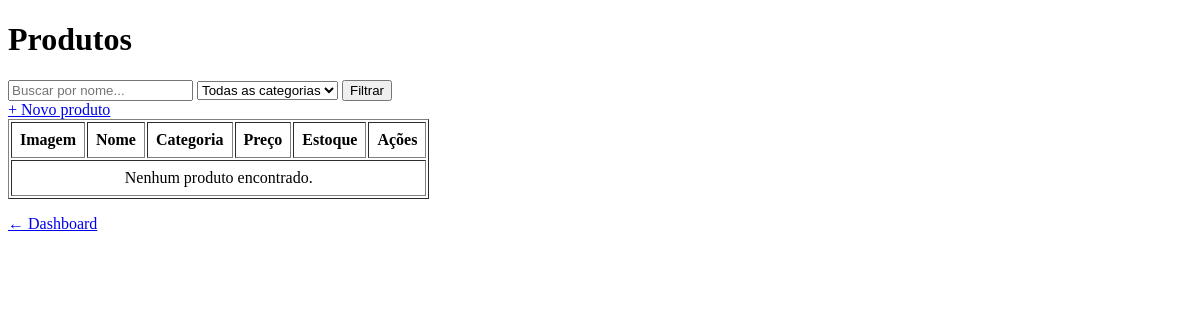
Page /produtos/ (signed in) on the earlier database version.
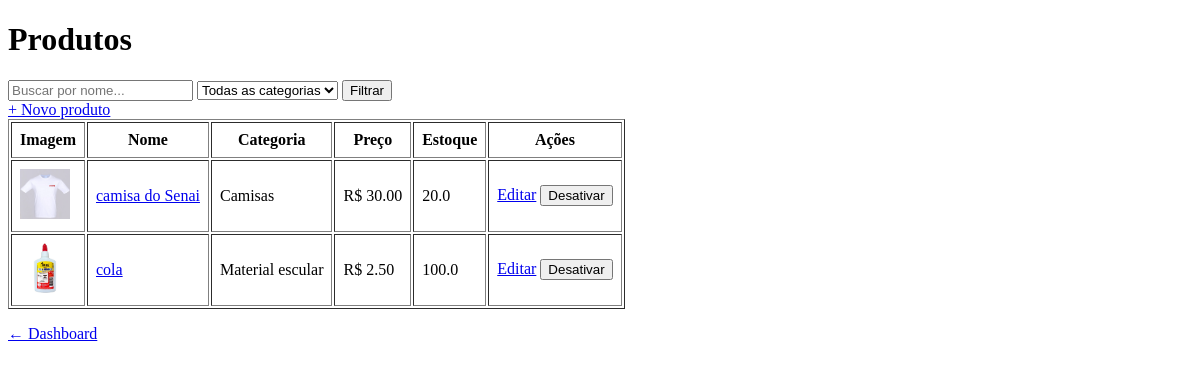
Same page on the later database version.
### app/models/produto.py (models this page shows, shortened)
class Produto(Base):
    __tablename__ = "produtos"
    id = Column(Integer, primary_key=True, autoincrement=True, index=True)
    nome = Column(String(150), nullable=False, index=True)
    preco = Column(Float, nullable=False, default=0.0)
    estoque_atual = Column(Float, nullable=False, default=0)
    ativo = Column(Boolean, default=True)
    imagem_path = Column(String(255), nullable=True)
    categoria_id = Column(Integer, ForeignKey("categorias.id", ondelete="SET NULL"), nullable=True)
    categoria = relationship("Categoria", back_populates="produtos")

### app/models/categoria.py (models this page shows)
class Categoria(Base):
    __tablename__ = "categorias"
    id = Column(Integer, primary_key=True, autoincrement=True, index=True)
    nome = Column(String(100), nullable=False, unique=True)
    ativo = Column(Boolean, default=True)
    produtos = relationship("Produto", back_populates="categoria", lazy="select")

### app/controllers/produto_controller.py (the view)
@router.get("/")
def listar_produtos(
    request: Request,
    busca: str = "",
    categoria_id: int = 0,       # 0 = todas as categorias
    db: Session = Depends(get_db),
    usuario = Depends(get_usuario_logado)
):
    query = db.query(Produto).filter(Produto.ativo == True)
    if busca:
        query = query.filter(Produto.nome.ilike(f"%{busca}%"))
    if categoria_id:
        query = query.filter(Produto.categoria_id == categoria_id)
    produtos    = query.order_by(Produto.nome).all()
    categorias  = db.query(Categoria).filter(Categoria.ativo == True).all()
    return templates.TemplateResponse(
        request,
        "produtos/index.html",
        {
            "request":      request,
            "usuario":      usuario,
            "produtos":     produtos,
            "categorias":   categorias,
            "busca":        busca,
            "categoria_id": categoria_id,
        }
    )

### app/templates/produtos/index.html (shortened to what this page needs)
<!DOCTYPE html>
<html lang="pt-br">
<head>
</head>
<body>
    <h1>Produtos</h1>
    <form method="get" action="/produtos">
        <input  type="text"
                name="busca"
                placeholder="Buscar por nome..."
                value="{{ busca }}">
        <select name="categoria_id">
            <option value="0">Todas as categorias</option>
        </select>
        <button type="submit">Filtrar</button>
    </form>
    {% if usuario.role == 'admin' %}
        <a href="/produtos/novo">+ Novo produto</a>
    {% endif %}
    <table border="1" cellpadding="8">
        <thead>
            <tr>
                <th>Imagem</th>
                <th>Nome</th>
                <th>Categoria</th>
                <th>Preço</th>
                <th>Estoque</th>
                <th>Ações</th>
            </tr>
        </thead>
        <tbody>
            {% for p in produtos %}
            <tr>
                <td>
                    <img src="{{ p.imagem_url }}"
                         alt="{{ p.nome }}"
                         width="50" height="50"
                         style="object-fit:cover">
                </td>
                <td><a href="/produtos/{{ p.id }}">{{ p.nome }}</a></td>
                <td>{{ p.categoria.nome if p.categoria else "—" }}</td>
                <td>R$ {{ "%.2f"|format(p.preco) }}</td>
                <td>{{ p.estoque_atual }}</td>
                <td>
                    {% if usuario.role == 'admin' %}
                        <a href="/produtos/{{ p.id }}/editar">Editar</a>
                        <form action="/produtos/{{ p.id }}/desativar"
                              method="post"
                              style="display:inline"
                              onsubmit="return confirm('Desativar {{ p.nome }}?')">
                            <button type="submit">Desativar</button>
                        </form>
                    {% endif %}
                </td>
            </tr>
            {% endfor %}
            {% if not produtos %}
            <tr>
                <td colspan="6" style="text-align:center">
                    Nenhum produto encontrado.
                </td>
            </tr>
            {% endif %}
        </tbody>
    </table>
    <p><a href="/">← Dashboard</a></p>
</body>
</html>

Differences in the rows shown:
added Produto: imagem_url (picture), nome "camisa do Senai", categoria "Camisas", preco "30.00", estoque_atual "20.0"
added Produto: imagem_url (picture), nome "cola", categoria "Material escular", preco "2.50", estoque_atual "100.0"
Other differences:
text no longer shown: "Nenhum produto encontrado."
